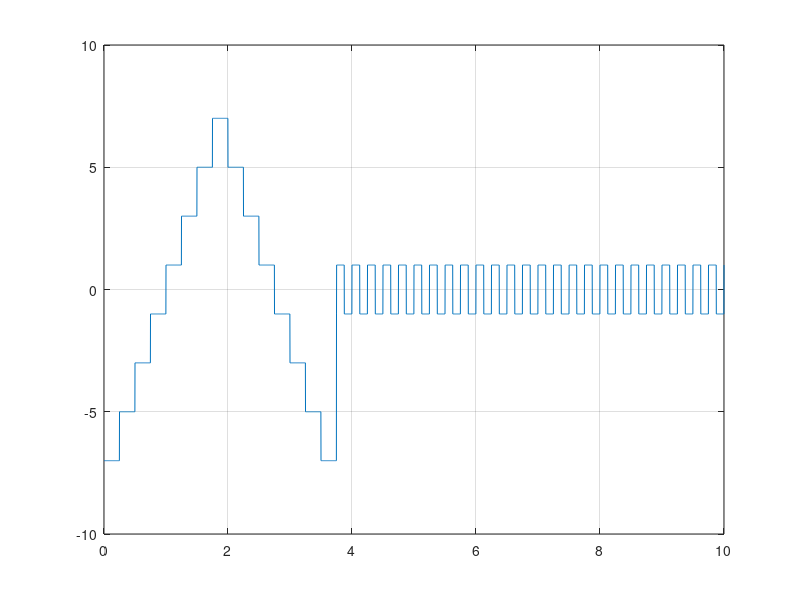
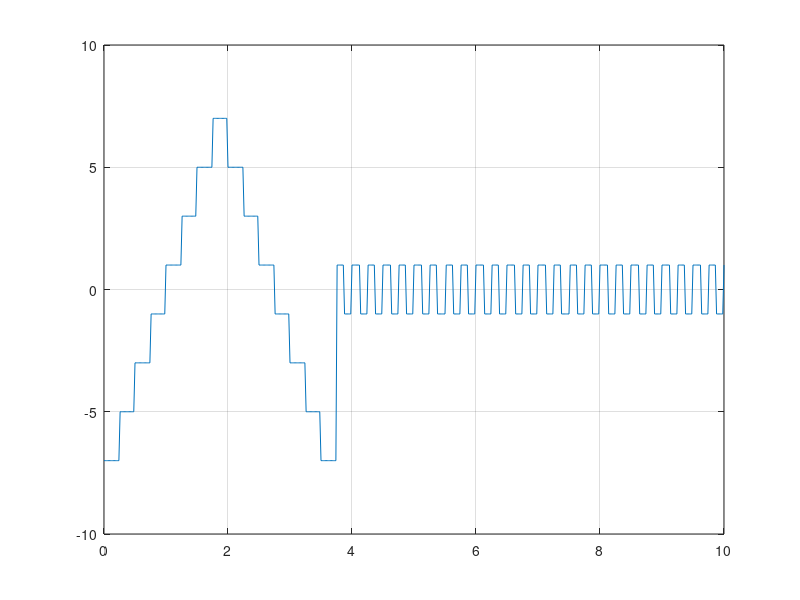
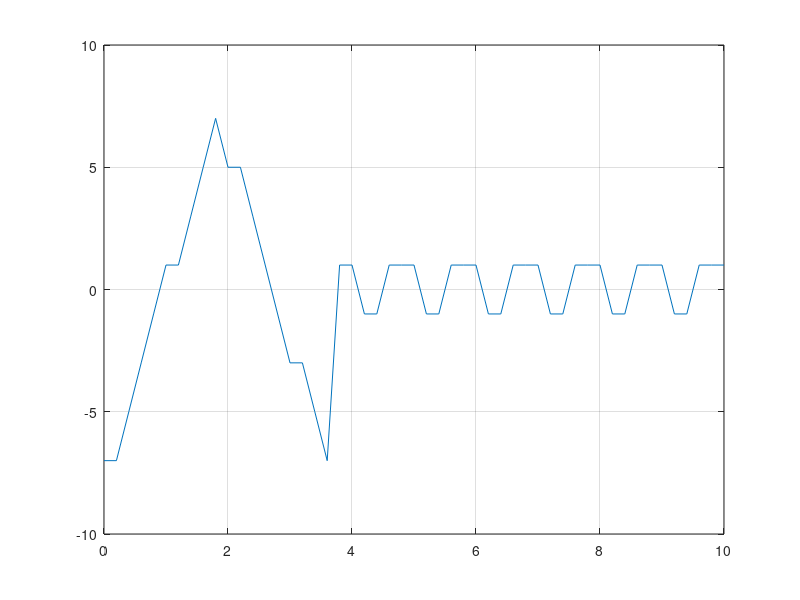

Write the MATLAB code that produced these figures, in order.
clear all
close all

t1=0:0.002:10;      %se definesc vectorii cu rezolutiile cerute
t2=0:0.02:10;
t3=0:0.2:10;
T=0.25;                %perioada
f=1/T;                 %frecventa
s=[];
s1=square(2*pi*f*t1);
s2=square(2*pi*f*t2);
s3=square(2*pi*f*t3);

s1(find(t1>=0 & t1<0.25))=-7;
s1(find(t1>=0.25 & t1<0.5))=-5;
s1(find(t1>=0.5 & t1<0.75))=-3;
s1(find(t1>=0.75 & t1<1))=-1;
s1(find(t1>=1 & t1<1.25))=1;
s1(find(t1>=1.25 & t1<1.5))=3;
s1(find(t1>=1.5 & t1<1.75))=5;
s1(find(t1>=1.75 & t1<2))=7;
s1(find(t1>=2 & t1<2.25))=5;
s1(find(t1>=2.25 & t1<2.5))=3;
s1(find(t1>=2.5 & t1<2.75))=1;
s1(find(t1>=2.75 & t1<3))=-1;
s1(find(t1>=3 & t1<3.25))=-3;
s1(find(t1>=3.25 & t1<3.5))=-5;
s1(find(t1>=3.5 & t1<3.75))=-7;

figure(1)
plot(t1,s1)
grid on;


s2(find(t2>=0 & t2<0.25))=-7;
s2(find(t2>=0.25 & t2<0.5))=-5;
s2(find(t2>=0.5 & t2<0.75))=-3;
s2(find(t2>=0.75 & t2<1))=-1;
s2(find(t2>=1 & t2<1.25))=1;
s2(find(t2>=1.25 & t2<1.5))=3;
s2(find(t2>=1.5 & t2<1.75))=5;
s2(find(t2>=1.75 & t2<2))=7;
s2(find(t2>=2 & t2<2.25))=5;
s2(find(t2>=2.25 & t2<2.5))=3;
s2(find(t2>=2.5 & t2<2.75))=1;
s2(find(t2>=2.75 & t2<3))=-1;
s2(find(t2>=3 & t2<3.25))=-3;
s2(find(t2>=3.25 & t2<3.5))=-5;
s2(find(t2>=3.5 & t2<3.75))=-7;

figure(2)
plot(t2,s2)
grid on;


s3(find(t3>=0 & t3<0.25))=-7;
s3(find(t3>=0.25 & t3<0.5))=-5;
s3(find(t3>=0.5 & t3<0.75))=-3;
s3(find(t3>=0.75 & t3<1))=-1;
s3(find(t3>=1 & t3<1.25))=1;
s3(find(t3>=1.25 & t3<1.5))=3;
s3(find(t3>=1.5 & t3<1.75))=5;
s3(find(t3>=1.75 & t3<2))=7;
s3(find(t3>=2 & t3<2.25))=5;
s3(find(t3>=2.25 & t3<2.5))=3;
s3(find(t3>=2.5 & t3<2.75))=1;
s3(find(t3>=2.75 & t3<3))=-1;
s3(find(t3>=3 & t3<3.25))=-3;
s3(find(t3>=3.25 & t3<3.5))=-5;
s3(find(t3>=3.5 & t3<3.75))=-7;

figure(3)
plot(t3,s3)
grid on;